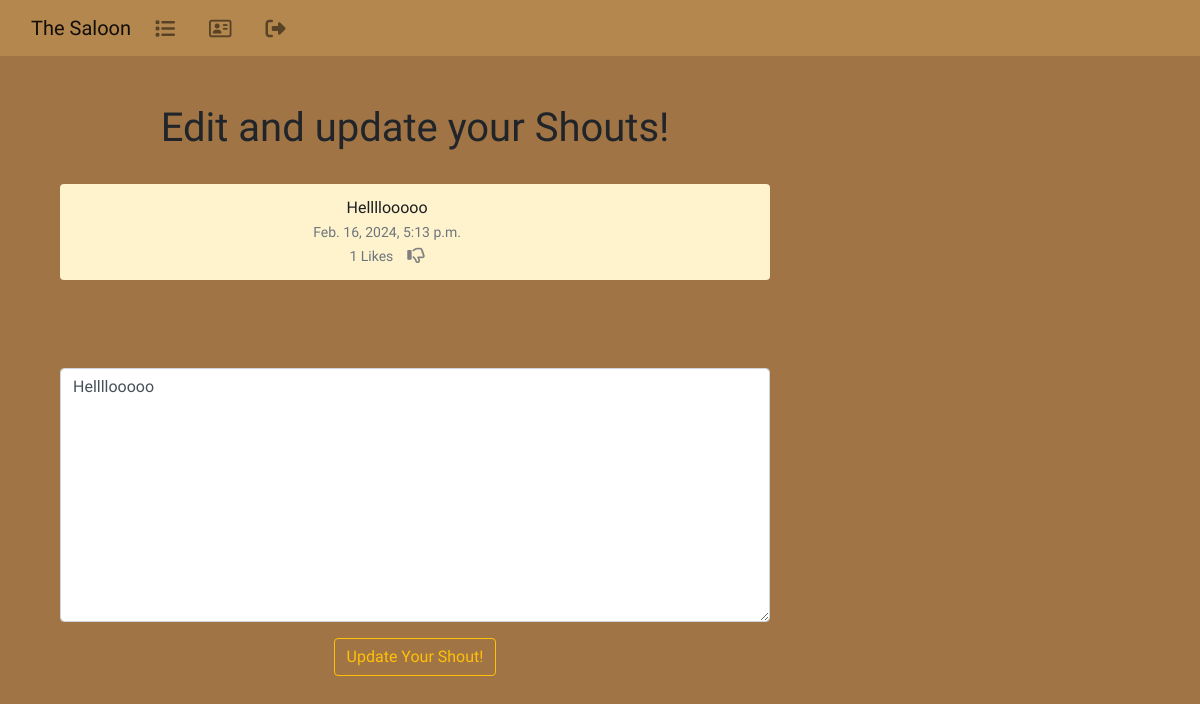
/edit_shout/8 (signed in), run on an earlier commit of the app's database.
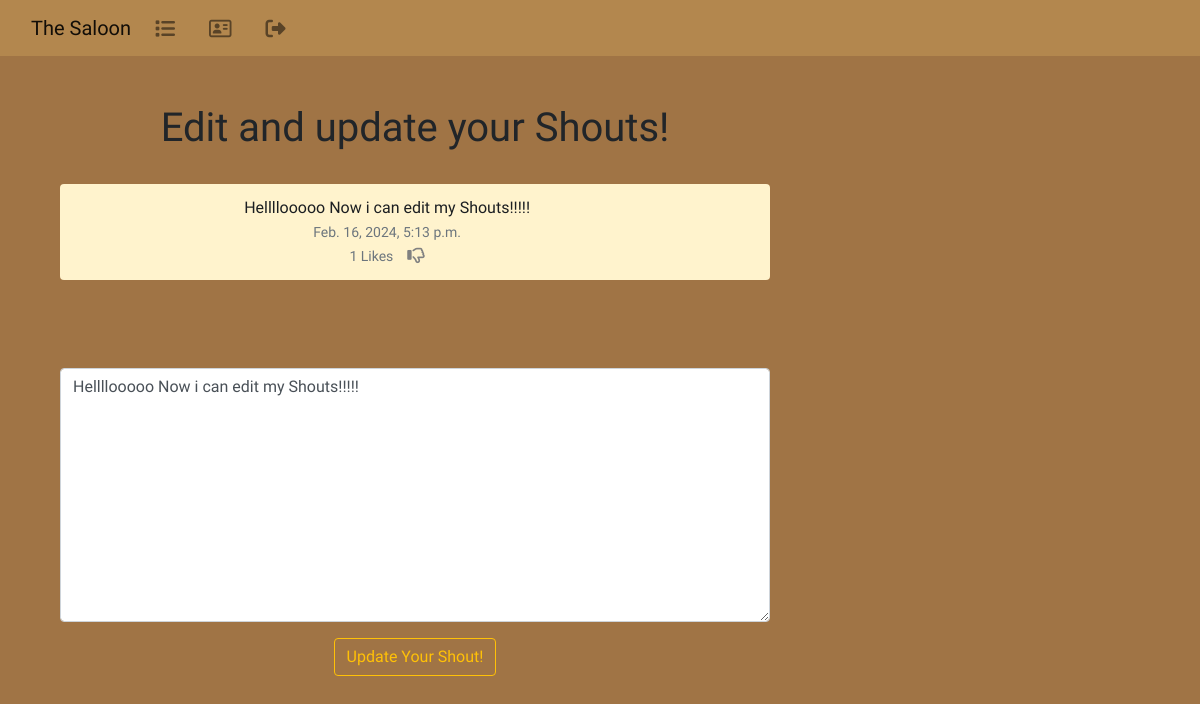
And on a later commit of the database.
### the_saloon/models.py (models this page shows, shortened)
class Shout(models.Model):
    user = models.ForeignKey(
        User, related_name="shouts",
        on_delete=models.DO_NOTHING
        )
    body = models.CharField(max_length=200)
    created_at = models.DateTimeField(auto_now_add=True)
    likes = models.ManyToManyField(User, related_name="shout_like", blank=True)
    def number_of_likes(self):
		    return self.likes.count()

### the_saloon/views.py (the view)
# urls.py: path('edit_shout/<int:pk>', views.edit_shout, name="edit_shout"),
def edit_shout(request, pk):
    if request.user.is_authenticated:
        shout = get_object_or_404(Shout, id=pk)
        if request.user.username == shout.user.username:
            form = ShoutForm(request.POST or None, instance=shout)
            if request.method == "POST":
                if form.is_valid():
                    shout = form.save(commit=False)
                    shout.user = request.user
                    shout.save()
                    messages.success(request, ("Your Shout has been updated!"))
                    return redirect('home')
            else:
                return render(request, "edit_shout.html", {'form':form, 'shout':shout})
        else:
            messages.success(request, ("This is not your SHout!"))
            return redirect('home')
    else:
        messages.success(request, ("Please log in to continue..."))
        return redirect('home')

### the_saloon/forms.py
class ShoutForm(forms.ModelForm):
    body = forms.CharField(required=True,
        widget=forms.widgets.Textarea(
            attrs={
                "placeholder": "Enter your Shouts in The Saloon! ",
                "class":"form-control",
                }
                ),
                label="",
        )
    class Meta:
        model = Shout
        exclude = ("user", "likes",)

### the_saloon/templates/edit_shout.html (shortened to what this page needs)
{% extends 'base.html' %}
{% load static %}
{% block content %}
	<div class="container text-center" style="font-family: Rye, serif;">
		<div class="row">
			<div class="col-md-8">
                <h1 style="font-family: Rye, serif;">Edit and update your Shouts!</h1>
<br/>
		<div class="alert alert-dark border-0" role="alert" style="background-color:#FFF3CD">
<div class="container">
	<div class="row">
		<div class="col-11">
		  {{ shout.body }}<br/>
		  <small class="text-muted">
            {{ shout.created_at }}
            <br/>
            {{ shout.number_of_likes }} Likes
            &nbsp;&nbsp;
		  	{% if user in shout.likes.all %}
            <a href="{% url 'shout_like' shout.id %}"></a>
            {% else %}
            <a href="{% url 'shout_like' shout.id %}"><i class="fa-lg fa-regular fa-thumbs-up" style="color:gray"></i></a>
            {% endif %}
		  </small>
		</div><br/><br/>
			</div>
		</div>
	</div>
				<br/><br/><br/>
{% if form %}
<form method=POST>
  	{{ form.as_p }}
  <button type="submit" class="btn btn-outline-warning">Update Your Shout!</button>
</form>
{% endif %}
</div>
{% endblock %}

What changed in the data, as far as the page shows it:
changed Shout: body "Hellllooooo" → "Hellllooooo Now i can edit my Shouts!!!!!"
